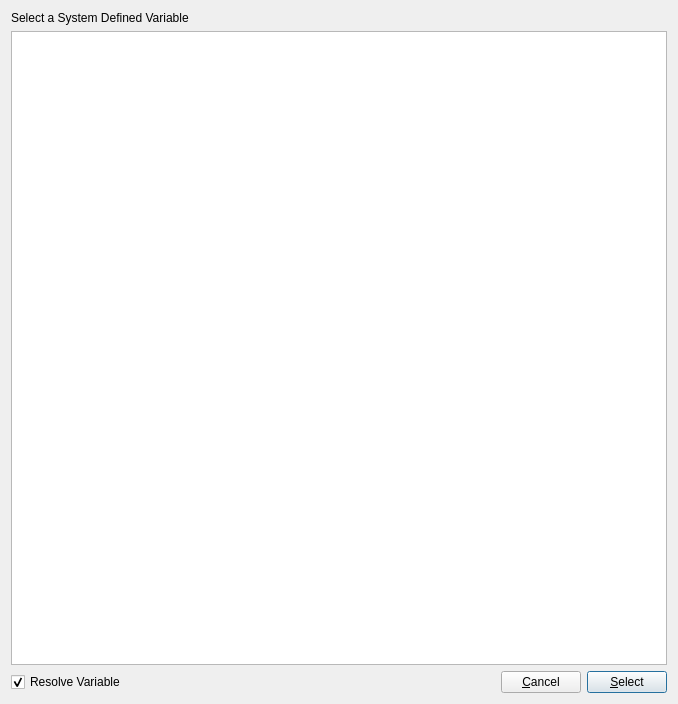
<?xml version="1.0" encoding="UTF-8"?>
<ui version="4.0">
 <class>SelectVariableDialog</class>
 <widget class="QDialog" name="SelectVariableDialog">
  <property name="geometry">
   <rect>
    <x>0</x>
    <y>0</y>
    <width>678</width>
    <height>704</height>
   </rect>
  </property>
  <property name="windowTitle">
   <string>Dialog</string>
  </property>
  <layout class="QGridLayout" name="gridLayout">
   <item row="2" column="0">
    <widget class="QCheckBox" name="resolveCheckBox">
     <property name="text">
      <string>Resolve Variable</string>
     </property>
     <property name="checked">
      <bool>true</bool>
     </property>
    </widget>
   </item>
   <item row="2" column="3">
    <widget class="QPushButton" name="okPushButton">
     <property name="text">
      <string>&amp;Select</string>
     </property>
    </widget>
   </item>
   <item row="2" column="1">
    <spacer name="horizontalSpacer">
     <property name="orientation">
      <enum>Qt::Horizontal</enum>
     </property>
     <property name="sizeHint" stdset="0">
      <size>
       <width>387</width>
       <height>20</height>
      </size>
     </property>
    </spacer>
   </item>
   <item row="1" column="0" colspan="4">
    <widget class="QTableView" name="variablesTableView">
     <property name="selectionMode">
      <enum>QAbstractItemView::SingleSelection</enum>
     </property>
     <property name="selectionBehavior">
      <enum>QAbstractItemView::SelectRows</enum>
     </property>
     <attribute name="horizontalHeaderStretchLastSection">
      <bool>true</bool>
     </attribute>
     <attribute name="verticalHeaderVisible">
      <bool>false</bool>
     </attribute>
    </widget>
   </item>
   <item row="2" column="2">
    <widget class="QPushButton" name="cancelPushButton">
     <property name="text">
      <string>&amp;Cancel</string>
     </property>
    </widget>
   </item>
   <item row="0" column="0" colspan="2">
    <widget class="QLabel" name="selectSystemVariableLabel">
     <property name="text">
      <string>Select a System Defined Variable</string>
     </property>
    </widget>
   </item>
  </layout>
 </widget>
 <resources/>
 <connections>
  <connection>
   <sender>cancelPushButton</sender>
   <signal>clicked()</signal>
   <receiver>SelectVariableDialog</receiver>
   <slot>accept()</slot>
   <hints>
    <hint type="sourcelabel">
     <x>569</x>
     <y>683</y>
    </hint>
    <hint type="destinationlabel">
     <x>338</x>
     <y>351</y>
    </hint>
   </hints>
  </connection>
  <connection>
   <sender>okPushButton</sender>
   <signal>clicked()</signal>
   <receiver>SelectVariableDialog</receiver>
   <slot>reject()</slot>
   <hints>
    <hint type="sourcelabel">
     <x>638</x>
     <y>683</y>
    </hint>
    <hint type="destinationlabel">
     <x>338</x>
     <y>351</y>
    </hint>
   </hints>
  </connection>
 </connections>
</ui>
